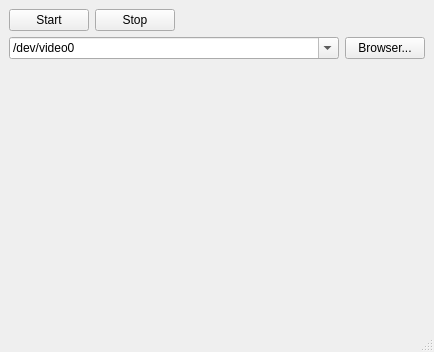
<?xml version="1.0" encoding="UTF-8"?>
<ui version="4.0">
 <class>MainWindow</class>
 <widget class="QMainWindow" name="MainWindow">
  <property name="geometry">
   <rect>
    <x>0</x>
    <y>0</y>
    <width>432</width>
    <height>352</height>
   </rect>
  </property>
  <property name="windowTitle">
   <string>MainWindow</string>
  </property>
  <widget class="QWidget" name="centralwidget">
   <layout class="QVBoxLayout" name="verticalLayout">
    <item>
     <layout class="QHBoxLayout" name="horizontalLayout">
      <item>
       <widget class="QPushButton" name="pushButton">
        <property name="text">
         <string>Start</string>
        </property>
       </widget>
      </item>
      <item>
       <widget class="QPushButton" name="pushButton_2">
        <property name="text">
         <string>Stop</string>
        </property>
       </widget>
      </item>
      <item>
       <spacer name="horizontalSpacer">
        <property name="orientation">
         <enum>Qt::Horizontal</enum>
        </property>
        <property name="sizeHint" stdset="0">
         <size>
          <width>40</width>
          <height>20</height>
         </size>
        </property>
       </spacer>
      </item>
     </layout>
    </item>
    <item>
     <layout class="QHBoxLayout" name="horizontalLayout_2">
      <item>
       <widget class="QComboBox" name="comboBox">
        <property name="sizePolicy">
         <sizepolicy hsizetype="Expanding" vsizetype="Fixed">
          <horstretch>0</horstretch>
          <verstretch>0</verstretch>
         </sizepolicy>
        </property>
        <property name="editable">
         <bool>true</bool>
        </property>
        <item>
         <property name="text">
          <string>/dev/video0</string>
         </property>
        </item>
        <item>
         <property name="text">
          <string>/usr/share/texmf-dist/tex/latex/mwe/example-movie.mp4</string>
         </property>
        </item>
       </widget>
      </item>
      <item>
       <widget class="QPushButton" name="pushButton_3">
        <property name="text">
         <string>Browser...</string>
        </property>
       </widget>
      </item>
     </layout>
    </item>
    <item>
     <widget class="QWidget" name="widget" native="true">
      <property name="sizePolicy">
       <sizepolicy hsizetype="Preferred" vsizetype="Expanding">
        <horstretch>0</horstretch>
        <verstretch>0</verstretch>
       </sizepolicy>
      </property>
     </widget>
    </item>
   </layout>
  </widget>
  <widget class="QMenuBar" name="menubar">
   <property name="geometry">
    <rect>
     <x>0</x>
     <y>0</y>
     <width>432</width>
     <height>21</height>
    </rect>
   </property>
  </widget>
  <widget class="QStatusBar" name="statusbar"/>
 </widget>
 <resources/>
 <connections/>
</ui>
